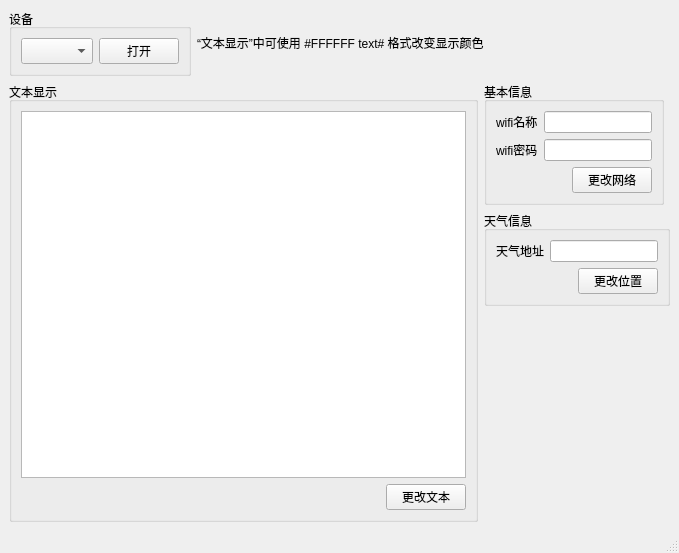
<?xml version="1.0" encoding="UTF-8"?>
<ui version="4.0">
 <class>MainWindow</class>
 <widget class="QMainWindow" name="MainWindow">
  <property name="geometry">
   <rect>
    <x>0</x>
    <y>0</y>
    <width>679</width>
    <height>553</height>
   </rect>
  </property>
  <property name="sizePolicy">
   <sizepolicy hsizetype="Preferred" vsizetype="Fixed">
    <horstretch>0</horstretch>
    <verstretch>0</verstretch>
   </sizepolicy>
  </property>
  <property name="windowTitle">
   <string>HoloCubic</string>
  </property>
  <widget class="QWidget" name="centralwidget">
   <layout class="QVBoxLayout" name="verticalLayout">
    <item>
     <layout class="QHBoxLayout" name="horizontalLayout_3">
      <item>
       <widget class="QGroupBox" name="groupBox">
        <property name="sizePolicy">
         <sizepolicy hsizetype="Fixed" vsizetype="Fixed">
          <horstretch>0</horstretch>
          <verstretch>0</verstretch>
         </sizepolicy>
        </property>
        <property name="sizeIncrement">
         <size>
          <width>0</width>
          <height>0</height>
         </size>
        </property>
        <property name="baseSize">
         <size>
          <width>0</width>
          <height>0</height>
         </size>
        </property>
        <property name="title">
         <string>设备</string>
        </property>
        <layout class="QHBoxLayout" name="horizontalLayout">
         <item>
          <widget class="QComboBox" name="comboBox">
           <property name="enabled">
            <bool>true</bool>
           </property>
           <property name="sizePolicy">
            <sizepolicy hsizetype="Preferred" vsizetype="Preferred">
             <horstretch>0</horstretch>
             <verstretch>0</verstretch>
            </sizepolicy>
           </property>
          </widget>
         </item>
         <item>
          <widget class="QPushButton" name="pushButton">
           <property name="sizePolicy">
            <sizepolicy hsizetype="Preferred" vsizetype="Preferred">
             <horstretch>0</horstretch>
             <verstretch>0</verstretch>
            </sizepolicy>
           </property>
           <property name="text">
            <string>打开</string>
           </property>
          </widget>
         </item>
        </layout>
       </widget>
      </item>
      <item>
       <widget class="QLabel" name="label">
        <property name="sizePolicy">
         <sizepolicy hsizetype="Expanding" vsizetype="Preferred">
          <horstretch>0</horstretch>
          <verstretch>0</verstretch>
         </sizepolicy>
        </property>
        <property name="text">
         <string>“文本显示”中可使用 #FFFFFF text# 格式改变显示颜色</string>
        </property>
       </widget>
      </item>
     </layout>
    </item>
    <item>
     <layout class="QHBoxLayout" name="horizontalLayout_4">
      <item>
       <widget class="QGroupBox" name="groupBox_2">
        <property name="sizePolicy">
         <sizepolicy hsizetype="Expanding" vsizetype="Expanding">
          <horstretch>0</horstretch>
          <verstretch>0</verstretch>
         </sizepolicy>
        </property>
        <property name="title">
         <string>文本显示</string>
        </property>
        <layout class="QVBoxLayout" name="verticalLayout_3">
         <item>
          <widget class="QTextEdit" name="textEdit"/>
         </item>
         <item alignment="Qt::AlignRight">
          <widget class="QPushButton" name="textButton">
           <property name="sizePolicy">
            <sizepolicy hsizetype="Maximum" vsizetype="Fixed">
             <horstretch>0</horstretch>
             <verstretch>0</verstretch>
            </sizepolicy>
           </property>
           <property name="text">
            <string>更改文本</string>
           </property>
           <property name="autoRepeat">
            <bool>true</bool>
           </property>
          </widget>
         </item>
        </layout>
       </widget>
      </item>
      <item>
       <layout class="QVBoxLayout" name="verticalLayout_4">
        <item>
         <widget class="QGroupBox" name="groupBox_3">
          <property name="sizePolicy">
           <sizepolicy hsizetype="Maximum" vsizetype="Preferred">
            <horstretch>0</horstretch>
            <verstretch>0</verstretch>
           </sizepolicy>
          </property>
          <property name="title">
           <string>基本信息</string>
          </property>
          <layout class="QGridLayout" name="gridLayout">
           <item row="0" column="1">
            <widget class="QLineEdit" name="ssidEdit">
             <property name="sizePolicy">
              <sizepolicy hsizetype="Preferred" vsizetype="Fixed">
               <horstretch>0</horstretch>
               <verstretch>0</verstretch>
              </sizepolicy>
             </property>
            </widget>
           </item>
           <item row="0" column="0">
            <widget class="QLabel" name="label_2">
             <property name="text">
              <string>wifi名称</string>
             </property>
            </widget>
           </item>
           <item row="1" column="1">
            <widget class="QLineEdit" name="passwordEdit">
             <property name="sizePolicy">
              <sizepolicy hsizetype="Preferred" vsizetype="Fixed">
               <horstretch>0</horstretch>
               <verstretch>0</verstretch>
              </sizepolicy>
             </property>
            </widget>
           </item>
           <item row="1" column="0">
            <widget class="QLabel" name="label_3">
             <property name="sizePolicy">
              <sizepolicy hsizetype="Preferred" vsizetype="Preferred">
               <horstretch>0</horstretch>
               <verstretch>0</verstretch>
              </sizepolicy>
             </property>
             <property name="text">
              <string>wifi密码</string>
             </property>
            </widget>
           </item>
           <item row="2" column="1" alignment="Qt::AlignRight">
            <widget class="QPushButton" name="wifiButton">
             <property name="sizePolicy">
              <sizepolicy hsizetype="Maximum" vsizetype="Fixed">
               <horstretch>0</horstretch>
               <verstretch>0</verstretch>
              </sizepolicy>
             </property>
             <property name="text">
              <string>更改网络</string>
             </property>
            </widget>
           </item>
          </layout>
         </widget>
        </item>
        <item>
         <widget class="QGroupBox" name="groupBox_4">
          <property name="title">
           <string>天气信息</string>
          </property>
          <layout class="QGridLayout" name="gridLayout_2">
           <item row="0" column="1">
            <widget class="QLineEdit" name="locationEdit">
             <property name="sizePolicy">
              <sizepolicy hsizetype="Preferred" vsizetype="Fixed">
               <horstretch>0</horstretch>
               <verstretch>0</verstretch>
              </sizepolicy>
             </property>
            </widget>
           </item>
           <item row="0" column="0">
            <widget class="QLabel" name="label_4">
             <property name="enabled">
              <bool>true</bool>
             </property>
             <property name="text">
              <string>天气地址</string>
             </property>
            </widget>
           </item>
           <item row="1" column="1" alignment="Qt::AlignRight">
            <widget class="QPushButton" name="locationButton">
             <property name="sizePolicy">
              <sizepolicy hsizetype="Maximum" vsizetype="Fixed">
               <horstretch>0</horstretch>
               <verstretch>0</verstretch>
              </sizepolicy>
             </property>
             <property name="text">
              <string>更改位置</string>
             </property>
            </widget>
           </item>
          </layout>
         </widget>
        </item>
        <item>
         <spacer name="verticalSpacer">
          <property name="orientation">
           <enum>Qt::Vertical</enum>
          </property>
          <property name="sizeHint" stdset="0">
           <size>
            <width>20</width>
            <height>40</height>
           </size>
          </property>
         </spacer>
        </item>
       </layout>
      </item>
     </layout>
    </item>
   </layout>
  </widget>
  <widget class="QMenuBar" name="menubar">
   <property name="geometry">
    <rect>
     <x>0</x>
     <y>0</y>
     <width>679</width>
     <height>26</height>
    </rect>
   </property>
  </widget>
  <widget class="QStatusBar" name="statusbar"/>
 </widget>
 <resources/>
 <connections/>
</ui>
